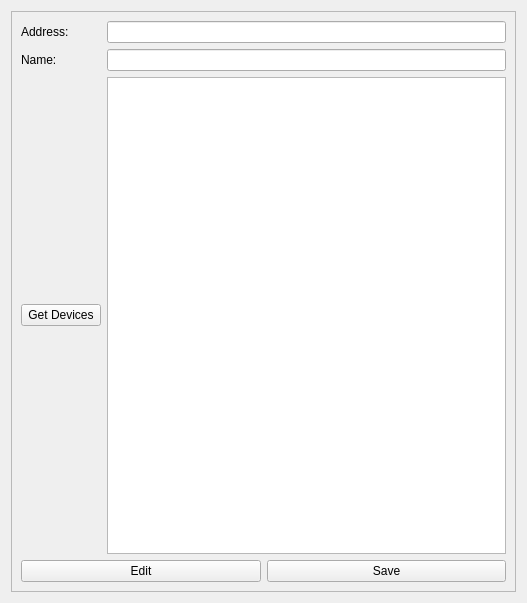
<?xml version="1.0" encoding="UTF-8"?>
<ui version="4.0">
 <class>Form</class>
 <widget class="QWidget" name="Form">
  <property name="geometry">
   <rect>
    <x>0</x>
    <y>0</y>
    <width>527</width>
    <height>603</height>
   </rect>
  </property>
  <property name="windowTitle">
   <string>Form</string>
  </property>
  <layout class="QGridLayout" name="gridLayout_4">
   <item row="0" column="0">
    <layout class="QGridLayout" name="gridLayout">
     <item row="2" column="0">
      <widget class="QFrame" name="serverConfigBox">
       <property name="frameShape">
        <enum>QFrame::StyledPanel</enum>
       </property>
       <property name="frameShadow">
        <enum>QFrame::Raised</enum>
       </property>
       <layout class="QGridLayout" name="gridLayout_2">
        <item row="0" column="0" colspan="2">
         <layout class="QGridLayout" name="gridLayout_3">
          <item row="2" column="0">
           <widget class="QLabel" name="nameLabel">
            <property name="text">
             <string>Name:</string>
            </property>
           </widget>
          </item>
          <item row="1" column="0">
           <widget class="QLabel" name="addressLabel">
            <property name="text">
             <string>Address:</string>
            </property>
           </widget>
          </item>
          <item row="6" column="2">
           <widget class="QListWidget" name="deviceList">
            <property name="minimumSize">
             <size>
              <width>0</width>
              <height>40</height>
             </size>
            </property>
           </widget>
          </item>
          <item row="2" column="2">
           <widget class="QLineEdit" name="nameEdit"/>
          </item>
          <item row="6" column="0">
           <widget class="QPushButton" name="getDevicesBtn">
            <property name="text">
             <string>Get Devices</string>
            </property>
           </widget>
          </item>
          <item row="1" column="2">
           <widget class="QLineEdit" name="addressEdit"/>
          </item>
         </layout>
        </item>
        <item row="1" column="1">
         <widget class="QPushButton" name="saveBtn">
          <property name="text">
           <string>Save</string>
          </property>
          <property name="autoDefault">
           <bool>true</bool>
          </property>
          <property name="default">
           <bool>false</bool>
          </property>
         </widget>
        </item>
        <item row="1" column="0">
         <widget class="QPushButton" name="editBtn">
          <property name="text">
           <string>Edit</string>
          </property>
          <property name="autoDefault">
           <bool>true</bool>
          </property>
         </widget>
        </item>
       </layout>
      </widget>
     </item>
    </layout>
   </item>
  </layout>
 </widget>
 <tabstops>
  <tabstop>addressEdit</tabstop>
  <tabstop>getDevicesBtn</tabstop>
  <tabstop>deviceList</tabstop>
  <tabstop>saveBtn</tabstop>
  <tabstop>editBtn</tabstop>
 </tabstops>
 <resources/>
 <connections/>
</ui>
